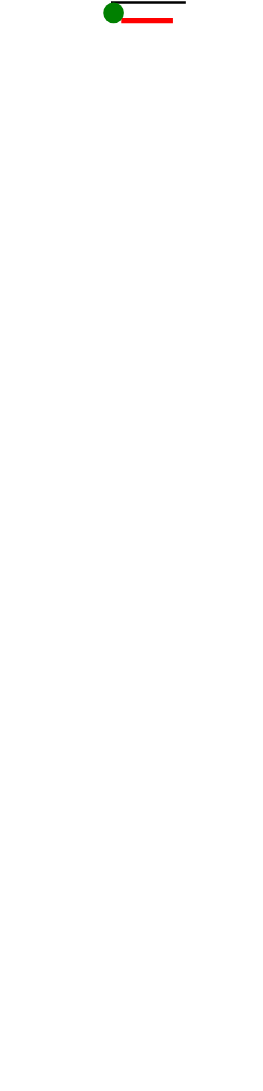

Vega-Lite specification for this chart:
### Vega specification from a JSON file in a GitHub repository (floating-point values rounded to 4 significant figures)
{"width": 60, "height": 40, "autosize": "pad", "marks": [{"type": "group", "encode": {"enter": {"x": {"value": "5"}, "y": {"value": 3}, "width": {"value": 10}, "height": {"value": 10}}}, "marks": [{"type": "rect", "encode": {"enter": {"x": {"value": 0}, "y": {"value": "4"}, "width": {"value": "20"}, "height": {"value": 2}, "fill": {"value": "red"}}}}]}, {"type": "rule", "encode": {"enter": {"x": {"value": 1}, "y": {"value": 1}, "x2": {"value": [30]}, "stroke": {"value": "black"}}}}, {"type": "symbol", "encode": {"enter": {"x": {"value": "2"}, "y": {"value": 5}, "fill": {"value": "green"}}}}]}
